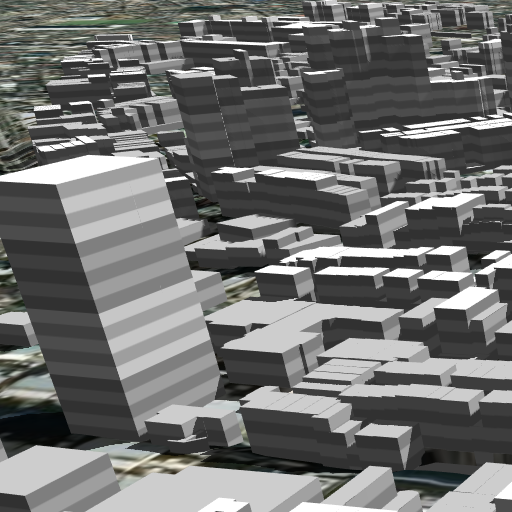
#> input picture homework/data/building.png, 512 x 512 px
$ jupyter execute Day008_Test.ipynb   (older library calls are emulated)
#> lines starting #> are read from the running program, lines starting #| are printed output that depends on the picture
[cell 1]
import cv2
import numpy as np
import time
from matplotlib import pyplot as plt

img = cv2.imread('data/building.png')
#> img is the input picture: shape (512, 512, 3); mean B, G, R 111.6, 112.6, 112

## 邊緣檢測

[cell 2]
start_time = time.time()
img_grey = cv2.cvtColor(img, cv2.COLOR_BGR2GRAY)

# 對 x 方向做 Sobel 邊緣檢測
img_sobel_x = cv2.Sobel(img_grey, cv2.CV_16S, dx=1, dy=0, ksize=3)
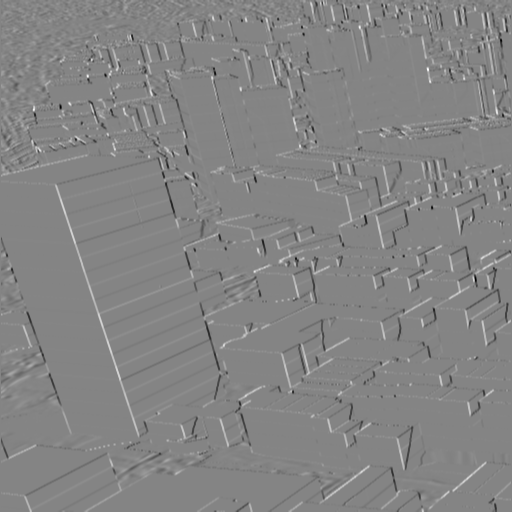
#> img_sobel_x: shape (512, 512) int16; min -824, max 761, mean 0; drawn with min black and max white
img_sobel_x = cv2.convertScaleAbs(img_sobel_x)
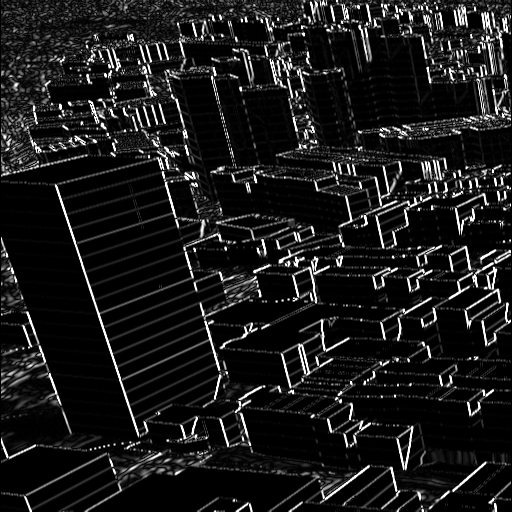
#> img_sobel_x: shape (512, 512); min 0, max 255, mean 26.1

# 對 y 方向做 Sobel 邊緣檢測
img_sobel_y = cv2.Sobel(img_grey, cv2.CV_16S, dx=0, dy=1, ksize=3)
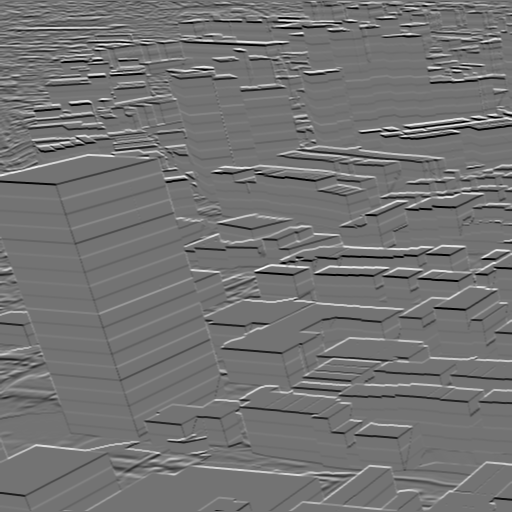
#> img_sobel_y: shape (512, 512) int16; min -824, max 992, mean 1.3; drawn with min black and max white
img_sobel_y = cv2.convertScaleAbs(img_sobel_y)
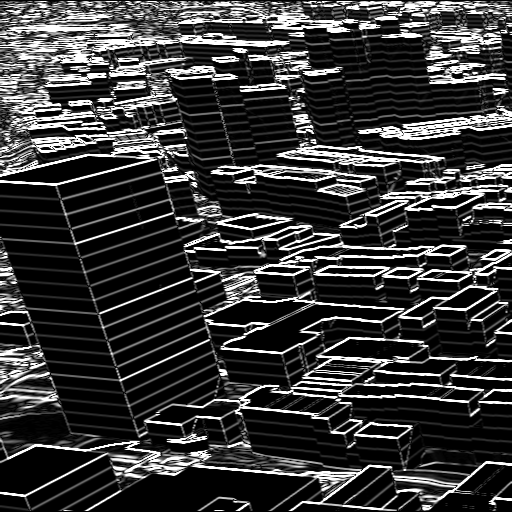
#> img_sobel_y: shape (512, 512); min 0, max 255, mean 56.5

# x, y 方向的邊緣檢測後的圖各以一半的全重進行合成
img_sobel_combine = cv2.addWeighted(img_sobel_x, 0.5, img_sobel_y, 0.5, 0)
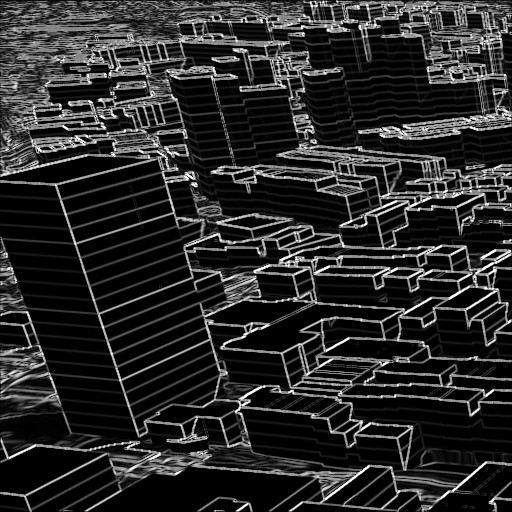
#> img_sobel_combine: shape (512, 512); min 0, max 255, mean 41.3
img2 = img.copy()
for i in range(img_sobel_combine.shape[0]):
    for j in range(img_sobel_combine.shape[1]):
        img_sobel_combine[i,j]=255-img_sobel_combine[i,j]
        if img_sobel_combine[i,j] < 255:
            img2[i,j,0]*=(img_sobel_combine[i,j]/255)
            img2[i,j,1]*=(img_sobel_combine[i,j]/255)
            img2[i,j,2]*=(img_sobel_combine[i,j]/255)
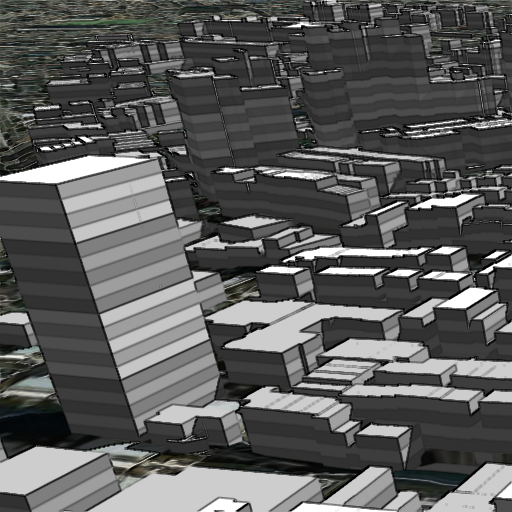
#> img2: shape (512, 512, 3); mean B, G, R 91.4, 92.1, 91.7
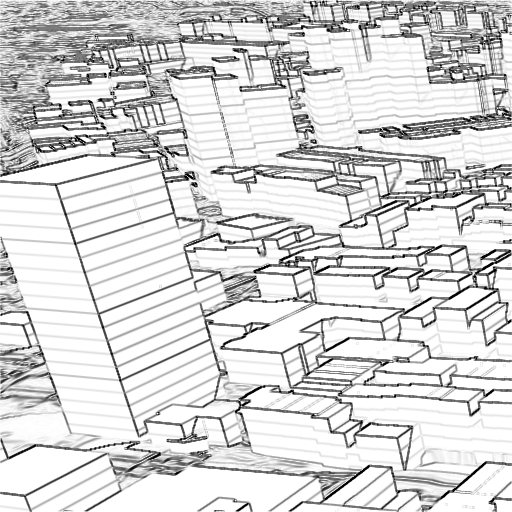
#> img_sobel_combine: shape (512, 512); min 0, max 255, mean 213.7


img_sobel_combine = cv2.cvtColor(img_sobel_combine, cv2.COLOR_GRAY2BGR)
#> img_sobel_combine: shape (512, 512, 3)
img_sobel_combine2 = cv2.addWeighted(img, 0.5, img_sobel_combine, 0.5,0)
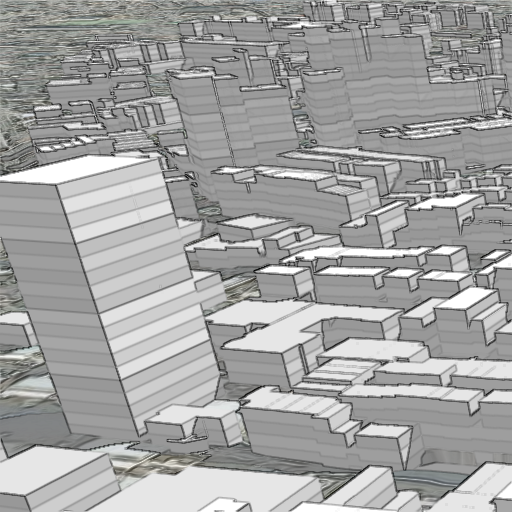
#> img_sobel_combine2: shape (512, 512, 3); mean B, G, R 162.6, 163.1, 162.8

print('邊緣檢測 cost {}'.format(time.time() - start_time))

#　組合 + 顯示圖片
img_show = np.hstack((img, img_sobel_combine, img2, img_sobel_combine2))
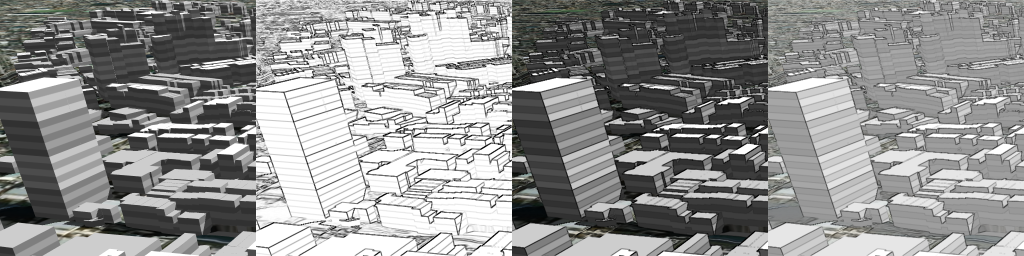
#> img_show: shape (512, 2048, 3) (shown at 1/2 size); mean B, G, R 144.8, 145.4, 145.1
img_lab = cv2.cvtColor(img_show, cv2.COLOR_BGR2RGB)
plt.imshow(img_lab)
